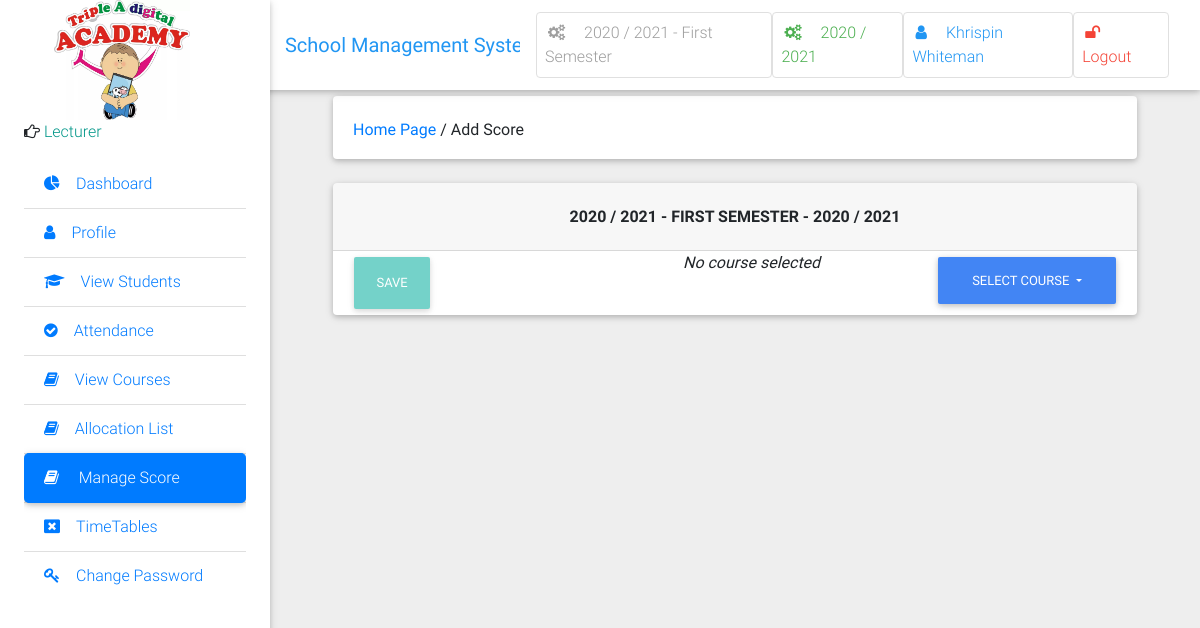
Page /score/ (signed in) on the committed database.
### school/models.py (models this page shows, shortened)
class Semester(models.Model):
    semester = models.CharField(max_length=10, choices=SEMESTER, blank=True)
    is_current_semester = models.BooleanField(default=False, blank=True, null=True)
    session = models.ForeignKey(Session, on_delete=models.CASCADE, blank=True, null=True)
    next_semester_begins = models.DateField(null=True, blank=True)
    def __str__(self):
        return str(self.session) + ' - ' + str(self.semester)

class Session(models.Model):
    session = models.CharField(max_length=200, unique=True)
    is_current_session = models.BooleanField(default=False, blank=True, null=True)
    next_session_begins = models.DateField(blank=True, null=True)
    def __str__(self):
        return self.session

class User(AbstractUser):
    is_student = models.BooleanField(default=False)
    is_lecturer = models.BooleanField(default=False)
    is_librarian = models.BooleanField(default=False)
    is_parent = models.BooleanField(default=False)
    phone = models.CharField(max_length=60, blank=True, null=True)
    address = models.CharField(max_length=60, blank=True, null=True)
    picture = models.ImageField(upload_to="users/pictures/%Y/%m/%d'", blank=True, null=True)
    email = models.EmailField(blank=True, null=True)
    password_type = models.CharField('Password Type', default='Expirable', max_length=200, choices=PASSWORD_TYPES)
    days_for_password_expiry = models.ForeignKey(PasswordConfigurations, on_delete=models.CASCADE, null=True, blank=True)
    last_password_reset_date = models.DateField('Reset On', auto_now=True)
    password_expiry_date = models.DateField(editable=False, null=True, blank=True)
    is_password_expired = models.BooleanField(default=False,)
    username_validator = ASCIIUsernameValidator()
    def get_full_name(self):
        full_name = self.username
        if self.first_name and self.last_name:
            full_name = self.first_name + " " + self.last_name
        return full_name
    def __str__(self):
        return self.get_full_name()

### school/views.py (the view)
# urls.py: path('score/', views.add_score, name='add_score'),
@login_required
@lecturer_required
def add_score(request):
    current_session = Session.objects.get(is_current_session=True)
    current_semester = get_object_or_404(Semester, is_current_semester=True, session=current_session)
    semester = Course.objects.filter(allocated_course__lecturer__pk=request.user.id, semester=current_semester)
    courses = Course.objects.filter(allocated_course__lecturer__pk=request.user.id).filter(semester=current_semester)
    context = {
        "courses": courses,
    }
    return render(request, 'administrator/add_score.html', context)

### school/context_processors.py (called while the page is built)
def session_processor(request):
	current_session = Session.objects.get(is_current_session=True)
	return {"current_session": current_session}

def semester_processor(request):
	current_semester = Semester.objects.get(is_current_semester=True)
	return {"current_semester": current_semester}

### school/models.py (called while the page is built)
    def __str__(self):
        return self.level

    def __str__(self):
        return self.courseCode + " (" + self.courseTitle + "), Grade: " + str(self.level)

### school/templates/administrator/add_score.html (shortened to what this page needs)
{% extends 'school/base.html' %}
{% block side_bar %}
    {% include 'school/partial_active_element.html' with active='Add_Score' %}
{% endblock side_bar %}
{% block content %}
<div class="container-fluid mt-5">
    <div class="card mb-4 wow fadeIn">
        <div class="card-body d-sm-flex justify-content-between">
            <h6 class="mb-2 mb-sm-0 pt-1">
                <a href="/">Home Page</a>
                     <span>/</span>
                     <span>Add Score</span>
            </h6>
        </div>
    </div>
	<div class="card">
	<h6 class="card-header text-center font-weight-bold text-uppercase py-4">{{ current_semester }} Semester - {{ current_session }}</h6>
		<div class="container">
		  <div class="row">
		    <div class="col-md-5"><button type="button" class="btn btn-default w-25 p-3 disabled float-left">Save</button></div>
		    <div class="col-md-3"><i data-toggle="tooltip" title="click on the dropdown button to select a course">No course selected</i></div>
		    <div class="col-md-4">
		    	<div class="dropdown">
	    			<button class="btn btn-primary dropdown-toggle float-right" type="button" id="dropdownMenu3" 		data-toggle="dropdown"
		    			aria-haspopup="true" aria-expanded="false">
		    			Select Course
		    		</button>
				</div>
			</div>
		  </div>
		</div>
{% endblock %}

### school/templates/school/base.html (shortened to what this page needs)
{% load static %}
<!DOCTYPE html>
<html lang="en">
<head>
    <link rel="stylesheet" href="https://maxcdn.bootstrapcdn.com/font-awesome/4.7.0/css/font-awesome.min.css">
    <link href="{% static 'school/css/bootstrap.min.css' %}" rel="stylesheet">
    <link href="{% static 'school/css/mdb.min.css' %}" rel="stylesheet">
    <link href="{% static 'school/css/style.css' %}" rel="stylesheet">
</head>
<body class="grey lighten-3">
<header>
    <nav class="navbar fixed-top navbar-expand-lg navbar-light white scrolling-navbar">
        <div class="container-fluid">
            <a class="navbar-brand waves-effect" href="/">
                <strong class="blue-text">School Management System</strong>
            </a>
            <div class="collapse navbar-collapse" id="navbarSupportedContent">
                <ul class="navbar-nav nav-flex-icons">
                    <li class="nav-item">
                        <a href="{% if request.user.is_superuser %}{% url 'manage_semester' %}{% else %}#{% endif %}"
                           class="nav-link border border-light grey-text rounded waves-effect">
                            <i class="fa fa-cogs mr-3"></i>{{ current_semester }} Semester
                        </a>
                    </li>
                    <li class="nav-item">
                        <a href="{% if request.user.is_superuser %}{% url 'manage_session' %}{% else %}#{% endif %}"
                           class="nav-link border border-light green-text rounded waves-effect">
                            <i class="fa fa-cogs mr-3"></i>{{ current_session }}
                        </a>
                    </li>
                    <li class="nav-item">
                        <a href="{% url 'profile' %}"
                           class="nav-link border border-light rounded waves-effect blue-text">
                            <i class="fa fa-user mr-3"></i>{{ user|capfirst }}
                        </a>
                    </li>
                    <li class="nav-item">
                        <a href="/accounts/logout/" class="nav-link border border-light rounded waves-effect red-text">
                            <i class="fa fa-unlock mr-3"></i>Logout
                        </a>
                    </li>
                </ul>
            </div>
        </div>
    </nav>
    <div class="sidebar-fixed position-fixed">
        <img src="{% static 'img/logo.jpg' %}" id="icon" class="logo" style="margin-left: 30px">
        {% if request.user.is_lecturer %}
            <p><i class="fa fa-hand-o-right" aria-hidden="true"></i>
                <span class="teal-text text-center"> Lecturer</span></p>
        {% elif request.user.is_student %}
            <p><i class="fa fa-hand-o-right" aria-hidden="true"></i>
                <span class="teal-text text-center"> Student</span></p>
        {% elif request.user.is_parent %}
            <p><i class="fa fa-hand-o-right" aria-hidden="true"></i>
                <span class="teal-text text-center"> Parent</span></p>
        {% elif request.user.is_librarian %}
            <p><i class="fa fa-hand-o-right" aria-hidden="true"></i>
                <span class="teal-text text-center"> Library</span></p>
        {% else %}
            <p><i class="fa fa-hand-o-right" aria-hidden="true"></i>
                <span class="teal-text text-center"> System Admin</span></p>
        {% endif %}
        <div class="dashboard">
            {% block side_bar %}{% endblock side_bar %}
        </div>
    </div>
</header>
<main class="pt-5 mx-lg-5">
    {% block content %} {% endblock %}
</main>
<footer>
    <a href="https://seal.beyondsecurity.com/vulnerability-scanner-verification/admi.vginfotec.xyz"><img
            alt="Website Security Test" border="0"></a>
</footer>
</body>
</html>

### school/static/school/css/style.css (style rules this page uses)
.sidebar-fixed { height: 100vh; width: 270px; -webkit-box-shadow: 0 2px 5px 0 rgba(0, 0, 0, 0.16), 0 2px 10px 0 rgba(0, 0, 0, 0.12); box-shadow: 0 2px 5px 0 rgba(0, 0, 0, 0.16), 0 2px 10px 0 rgba(0, 0, 0, 0.12); z-index: 1050; background-color: #fff; padding: 1.5rem; padding-top: 0; }
@media (min-width: 1200px) { .navbar, .page-footer, main { padding-left: 270px; } }
.logo { text-shadow: rgb(179, 179, 179) 0px 0px 0px, rgb(180, 180, 180) 1px 1px 0px, rgb(182, 182, 182) 2px 2px 0px, rgb(184, 184, 184) 3px 3px 0px, rgb(185, 185, 185) 4px 4px 0px, rgb(187, 187, 187) 5px 5px 0px, rgb(189, 189, 189) 6px 6px 0px, rgb(190, 190, 190) 7px 7px 0px, rgb(192, 192, 192) 8px 8px 0px, rgb(194, 194, 194) 9px 9px 0px, rgb(195, 195, 195) 10px 10px 0px, rgb(197, 197, 197) 11px 11px 0px, rgb(199, 199, 199) 12px 12px 0px, rgb(201, 201, 201) 13px 13px 0px, rgb(202, 202, 202) 14px 14px 0px, rgb(204, 204, 204) 15px 15px 0px, rgb(206, 206, 206) 16px 16px 0px, rgb(207, 207, 207) 17px 17px 0px, rgb(209, 209, 209) 18px 18px 0px, rgb(211, 211, 211) 19px 19px 0px, rgb(212, 212, 212) 20px 20px 0px, rgb(214, 214, 214) 21px 21px 0px, rgb(216, 216, 216) 22px 22px 0px, rgb(218, 218, 218) 23px 23px 0px, rgb(219, 219, 219) 24px 24px 0px, rgb(221, 221, 221) 25px 25px 0px, rgb(223, 223, 223) 26px 26px 0px, rgb(224, 224, 224) 27px 27px 0px, rgb(226, 226, 226) 28px 28px 0px, rgb(228, 228, 228) 29px 29px 0px, rgb(230, 230, 230) 30px 30px 0px, rgb(231, 231, 231) 31px 31px 0px, rgb(233, 233, 233) 32px 32px 0px, rgb(235, 235, 235) 33px 33px 0px, rgb(236, 236, 236) 34px 34px 0px, rgb(238, 238, 238) 35px 35px 0px, rgb(240, 240, 240) 36px 36px 0px, rgb(241, 241, 241) 37px 37px 0px, rgb(243, 243, 243) 38px 38px 0px, rgb(245, 245, 245) 39px 39px 0px, rgb(247, 247, 247) 40px 40px 0px, rgb(248, 248, 248) 41px 41px 0px, rgb(250, 250, 250) 42px 42px 0px, rgb(252, 252, 252) 43px 43px 0px, rgb(253, 253, 253) 44px 44px 0px; font-size: 40px; color: rgb(95, 89, 255); height: 120px; width: 136px; line-height: 136px; border-radius: ; text-align: center; background-color: rgb(255, 255, 255); }

### school/templates/school/base.html (style rules this page uses)
.dashboard { display: block; max-height: 500px; overflow-y: auto; -ms-overflow-style: -ms-autohiding-scrollbar; }

### rows in the picture
Semester: session+semester "2020 / 2021 - First", session+semester "2020 / 2021 - FIRST"
Session: session "2020 / 2021"
User: username+first_name+last_name "Khrispin Whiteman"
